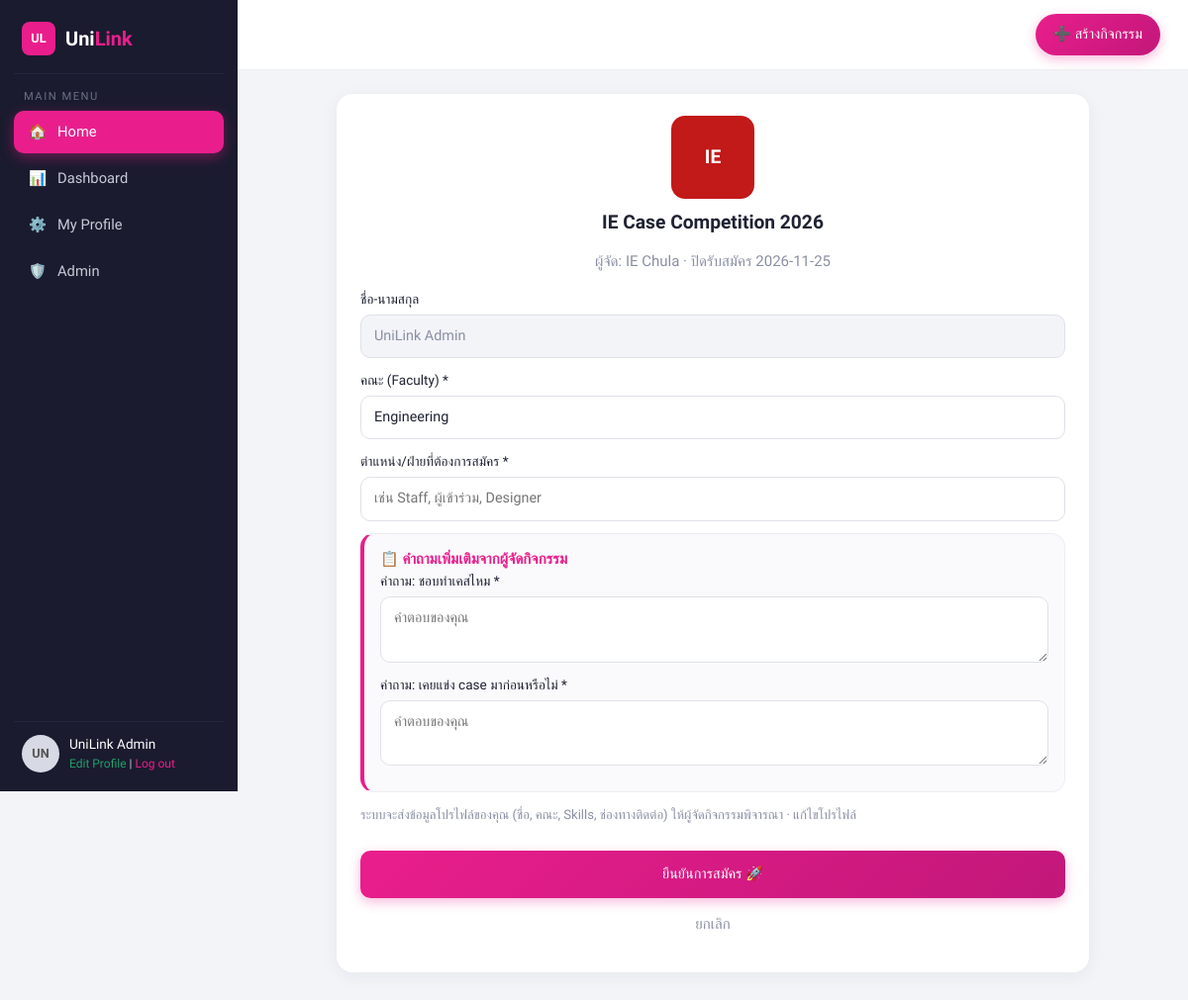
/pages/apply.php?id=1001 (signed in), run on the app's committed database.
### tables this page shows
CREATE TABLE users (
  user_id     VARCHAR(50)  NOT NULL PRIMARY KEY,             
  user_name   VARCHAR(100) NOT NULL,                         
  email       VARCHAR(100) NOT NULL UNIQUE,                  
  password    VARCHAR(255) NOT NULL,                         
  role        ENUM('admin','user','guest') NOT NULL DEFAULT 'user',
  faculty     VARCHAR(100) NULL,
  major       VARCHAR(100) NULL,
  dob         DATE         NULL,
  phone       VARCHAR(20)  NULL,
  line_id     VARCHAR(50)  NULL,
  ig          VARCHAR(50)  NULL,
  bio         TEXT         NULL,
  profile_pic VARCHAR(255) NULL,
  skills      TEXT         NULL,                             
  created_at  TIMESTAMP    NOT NULL DEFAULT CURRENT_TIMESTAMP
);

CREATE TABLE activity (
  act_id      INT(11)      NOT NULL AUTO_INCREMENT PRIMARY KEY,
  user_id     VARCHAR(50)  NOT NULL,                         
  title       VARCHAR(255) NOT NULL,
  category    VARCHAR(100) NOT NULL,
  organizer   VARCHAR(255) NOT NULL,
  logo_text   VARCHAR(50)  NULL,
  theme_color VARCHAR(20)  NOT NULL DEFAULT '#E91E8C',
  regis_date  DATE         NOT NULL,                         
  act_date    DATE         NOT NULL,                         
  fee         VARCHAR(100) NOT NULL DEFAULT 'ฟรี',
  benefits    VARCHAR(255) NULL,
  description TEXT         NULL,
  questions   TEXT         NULL,                             
  contact     VARCHAR(255) NULL,
  image_path  VARCHAR(255) NULL,
  status      VARCHAR(50)  NOT NULL DEFAULT 'open',          
  created_at  TIMESTAMP    NOT NULL DEFAULT CURRENT_TIMESTAMP,
  INDEX idx_category (category),
  INDEX idx_status (status),
  CONSTRAINT fk_activity_user FOREIGN KEY (user_id)
    REFERENCES users(user_id) ON DELETE CASCADE ON UPDATE CASCADE
);

### pages/apply.php (the view, shortened to what this page needs)
<?php
require_once '../includes/functions.php';
require_once '../includes/layout.php';
$me = require_login();
$id = (int)($_GET['id'] ?? 0);
$st = $pdo->prepare('SELECT * FROM activity WHERE act_id = ?');
$st->execute([$id]);
$a = $st->fetch();
$questions = json_list($a['questions']);
$form = ['faculty' => $me['faculty'] ?? '', 'role' => '', 'answers' => []];
page_start('สมัคร ' . $a['title'], 'home');
?>
<form class="panel narrow" method="post">
  <div class="center">
    <?= activity_logo($a, 'lg center-block') ?>
    <h2><?= e($a['title']) ?></h2>
    <p class="muted">ผู้จัด: <?= e($a['organizer']) ?> · ปิดรับสมัคร <?= e(fmt_date($a['regis_date'])) ?></p>
  </div>
  <label>ชื่อ-นามสกุล<input value="<?= e($me['user_name']) ?>" disabled></label>
  <label>คณะ (Faculty) *<input name="faculty" value="<?= e($form['faculty']) ?>" required></label>
  <label>ตำแหน่ง/ฝ่ายที่ต้องการสมัคร *<input name="role" value="<?= e($form['role']) ?>" placeholder="เช่น Staff, ผู้เข้าร่วม, Designer" required></label>
  <?php if ($questions): ?>
    <div class="sub-box accent">
      <b class="pink">📋 คำถามเพิ่มเติมจากผู้จัดกิจกรรม</b>
      <?php foreach ($questions as $i => $qText): ?>
        <label>คำถาม: <?= e($qText) ?> *
          <textarea name="answers[<?= $i ?>]" rows="2" placeholder="คำตอบของคุณ" required><?= e($form['answers'][$i] ?? '') ?></textarea>
        </label>
      <?php endforeach; ?>
    </div>
  <?php endif; ?>
  <p class="muted small">ระบบจะส่งข้อมูลโปรไฟล์ของคุณ (ชื่อ, คณะ, Skills, ช่องทางติดต่อ) ให้ผู้จัดกิจกรรมพิจารณา · <a href="profile.php">แก้ไขโปรไฟล์</a></p>
  <button class="btn btn-primary btn-block">ยืนยันการสมัคร 🚀</button>
  <p class="center"><a class="muted" href="home.php">ยกเลิก</a></p>
</form>
<?php page_end(); ?>

### includes/layout.php (shortened to what this page needs)
<?php
function page_start(string $title, string $active = '', array $opts = []): void
{
    $u = current_user();
    $admin = !empty($opts['admin']);
    ?>
<!doctype html>
<html lang="th">
<head>
<link rel="stylesheet" href="../assets/css/style.css">
</head>
<body class="<?= $admin ? 'is-admin' : '' ?>">
<div class="app">
  <aside class="sidebar">
    <?php if ($admin): ?>
      <a class="brand" href="admin_dashboard.php"><span>Uni<b>Link</b> <em>ADMIN</em></span></a>
      <nav class="menu">
        <a class="<?= $active === 'admin_dashboard' ? 'active' : '' ?>" href="admin_dashboard.php"><i>📈</i><span>Dashboard</span></a>
        <a class="<?= $active === 'admin_users' ? 'active' : '' ?>" href="admin_manage_user.php"><i>👥</i><span>Manage User</span></a>
        <a class="<?= $active === 'admin_activities' ? 'active' : '' ?>" href="admin_manage_activity.php"><i>🗓️</i><span>Manage Activity</span></a>
        <a href="home.php"><i>🏠</i><span>ดูหน้าเว็บ</span></a>
        <a class="danger" href="logout.php?admin=1"><i>↪</i><span>Logout</span></a>
      </nav>
    <?php else: ?>
      <a class="brand" href="home.php"><span class="logo">UL</span><span>Uni<b>Link</b></span></a>
      <div class="menu-label">MAIN MENU</div>
      <nav class="menu">
        <a class="<?= $active === 'home' ? 'active' : '' ?>" href="home.php"><i>🏠</i><span>Home</span></a>
        <a class="<?= $active === 'dashboard' ? 'active' : '' ?>" href="dashboard.php"><i>📊</i><span>Dashboard<?= $u ? '' : ' 🔒' ?></span></a>
        <?php if ($u): ?>
          <a class="<?= $active === 'profile' ? 'active' : '' ?>" href="profile.php"><i>⚙️</i><span>My Profile</span></a>
          <?php if ($u['role'] === 'admin'): ?>
            <a href="admin_dashboard.php"><i>🛡️</i><span>Admin</span></a>
          <?php endif; ?>
        <?php endif; ?>
      </nav>
      <div class="user-box">
        <?php if ($u): ?>
          <?= avatar_html($u) ?>
          <div>
            <div class="user-name"><?= e($u['user_name']) ?></div>
            <div class="user-links"><a href="profile.php" class="green">Edit Profile</a> | <a href="logout.php" class="pink">Log out</a></div>
          </div>
        <?php endif; ?>
      </div>
    <?php endif; ?>
  </aside>
  <main class="main">
    <?php
    if (!$admin) {
        if (isset($opts['topbar'])) {
            if ($opts['topbar'] !== false) echo $opts['topbar'];
        } else {
            echo '<div class="topbar"><div class="topbar-spacer"></div><a class="btn btn-primary pill" href="create.php">➕ สร้างกิจกรรม</a></div>';
        }
    }
    ?>
    <div class="content">
    <?php endforeach;
}
function page_end(): void
{
    ?>
    </div>
  </main>
</div>
</body>
</html>
<?php
}

### includes/functions.php (shortened to what this page needs)
<?php
require_once __DIR__ . '/../config/db.php';
function e($s): string
{
    return htmlspecialchars((string)($s ?? ''), ENT_QUOTES, 'UTF-8');
}
function current_user(bool $refresh = false): ?array
{
    global $pdo;
    static $cache = false;
    if ($cache !== false && !$refresh) return $cache;
    $st = $pdo->prepare('SELECT * FROM users WHERE user_id = ?');
    $st->execute([$_SESSION['user_id']]);
    $cache = $st->fetch() ?: null;
    return $cache;
}
function require_login(): array
{
    $u = current_user();
    return $u;
}
function initials(?string $s): string
{
    $s = trim((string)$s);
    return $s === '' ? '?' : mb_strtoupper(mb_substr($s, 0, 2));
}
function fmt_date(?string $d): string
{
    return $d ? date('Y-m-d', strtotime($d)) : '-';
}
function json_list(?string $json): array
{
    $v = json_decode((string)$json, true);
    return is_array($v) ? $v : [];
}
function avatar_html(?array $u, string $size = ''): string
{
    $cls = 'avatar ' . $size;
    return '<span class="' . $cls . '">' . e(initials($u['user_name'] ?? '?')) . '</span>';
}
function activity_logo(array $a, string $size = ''): string
{
    $color = preg_match('/^#[0-9a-fA-F]{3,8}$/', $a['theme_color'] ?? '') ? $a['theme_color'] : '#E91E8C';
    $text = $a['logo_text'] ?: initials($a['title']);
    return '<div class="act-logo ' . $size . '" style="background:' . e($color) . '">' . e($text) . '</div>';
}

### assets/css/style.css (style rules this page uses)
:root { --pink: #E91E8C; --pink-dark: #C2177A; --pink-soft: #FDE7F3; --purple: #8E24AA; --side: #1A1B2E; --side-2: #25263D; --bg: #F3F4F8; --card: #FFFFFF; --text: #1F2233; --muted: #8A8FA3; --line: #ECEDF2; --green: #22A06B; --green-soft: #DCF5E8; --red: #E5484D; --red-soft: #FDE2E3; --yellow: #B7791F; --yellow-soft: #FFF4D6; --blue: #3B82F6; --blue-soft: #E3EDFF; --radius: 16px; --shadow: 0 4px 18px rgba(31, 34, 51, .06); }
* { box-sizing: border-box; }
html, body { margin: 0; }
body { font-family: 'Prompt', system-ui, sans-serif; background: var(--bg); color: var(--text); font-size: 15px; line-height: 1.55; }
a { color: inherit; text-decoration: none; }
h1, h2, h3, h4 { margin: 0 0 .6em; line-height: 1.3; }
h2 { font-size: 1.2rem; }
.muted { color: var(--muted); }
.small { font-size: .82rem; }
.pink { color: var(--pink); }
.green { color: var(--green); }
.center { text-align: center; }
.app { display: flex; min-height: 100vh; }
.sidebar { width: 240px; flex-shrink: 0; background: var(--side); color: #C9CBD8; display: flex; flex-direction: column; padding: 18px 14px; position: sticky; top: 0; height: 100vh; }
.brand { display: flex; align-items: center; gap: 10px; font-size: 1.25rem; font-weight: 700; color: #fff; padding: 4px 8px 18px; border-bottom: 1px solid var(--side-2); margin-bottom: 14px; }
.brand b { color: var(--pink); }
.logo { background: var(--pink); color: #fff; border-radius: 8px; width: 34px; height: 34px; display: grid; place-items: center; font-size: .8rem; }
.menu-label { font-size: .7rem; letter-spacing: 1.5px; color: #6B6E85; padding: 0 10px 6px; }
.menu { display: flex; flex-direction: column; gap: 4px; }
.menu a { display: flex; align-items: center; gap: 10px; padding: 10px 14px; border-radius: 10px; font-size: .92rem; transition: .15s; }
.menu a i { font-style: normal; width: 20px; text-align: center; }
.menu a.active { background: var(--pink); color: #fff; box-shadow: 0 4px 14px rgba(233, 30, 140, .4); }
.user-box { margin-top: auto; display: flex; gap: 10px; align-items: center; padding: 12px 8px 0; border-top: 1px solid var(--side-2); }
.user-name { color: #fff; font-size: .85rem; font-weight: 500; }
.user-links { font-size: .75rem; }
.main { flex: 1; min-width: 0; display: flex; flex-direction: column; }
.content { padding: 24px 28px 48px; max-width: 1180px; width: 100%; margin: 0 auto; }
.topbar { display: flex; align-items: center; gap: 12px; padding: 14px 28px; background: #fff; border-bottom: 1px solid var(--line); position: sticky; top: 0; z-index: 20; }
.avatar { width: 38px; height: 38px; border-radius: 50%; background: #D7D9E4; color: #555; display: inline-grid; place-items: center; font-size: .8rem; font-weight: 600; object-fit: cover; flex-shrink: 0; }
.btn { display: inline-flex; align-items: center; justify-content: center; gap: 6px; border: 0; border-radius: 10px; padding: 10px 18px; font: inherit; font-weight: 500; font-size: .9rem; cursor: pointer; transition: .15s; white-space: nowrap; }
.btn.pill { border-radius: 999px; }
.btn-block { width: 100%; margin-top: 12px; padding: 13px; }
.btn-primary { background: linear-gradient(135deg, var(--pink), var(--pink-dark)); color: #fff; box-shadow: 0 4px 12px rgba(233, 30, 140, .3); }
label { display: block; font-size: .85rem; font-weight: 500; margin-bottom: 12px; }
input, select, textarea { display: block; width: 100%; margin-top: 5px; padding: 10px 13px; font: inherit; font-size: .9rem; color: var(--text); background: #fff; border: 1px solid #DFE1E8; border-radius: 10px; outline: none; transition: .15s; }
input:disabled { background: var(--bg); color: var(--muted); }
textarea { resize: vertical; }
.sub-box { background: #FAFAFC; border: 1px solid var(--line); border-radius: 14px; padding: 14px 16px; margin: 12px 0; }
.sub-box.accent { border-left: 4px solid var(--pink); }
.panel { background: var(--card); border-radius: var(--radius); padding: 22px 24px; box-shadow: var(--shadow); margin-bottom: 20px; }
.panel.narrow { max-width: 760px; margin-left: auto; margin-right: auto; }
.act-logo { width: 64px; height: 64px; border-radius: 14px; background: var(--pink); color: #fff; display: grid; place-items: center; font-weight: 700; font-size: .95rem; overflow: hidden; flex-shrink: 0; }
.act-logo.lg { width: 84px; height: 84px; font-size: 1.2rem; }
.center-block { margin: 0 auto 12px; }

### data on the page
users: user_name "UN", user_name "UniLink Admin", faculty "Engineering"
activity: logo_text "IE", title "IE Case Competition 2026", organizer "IE Chula", regis_date "2026-11-25", questions "ชอบทำเคสไหม", questions "เคยแข่ง case มาก่อนหรือไม่"
